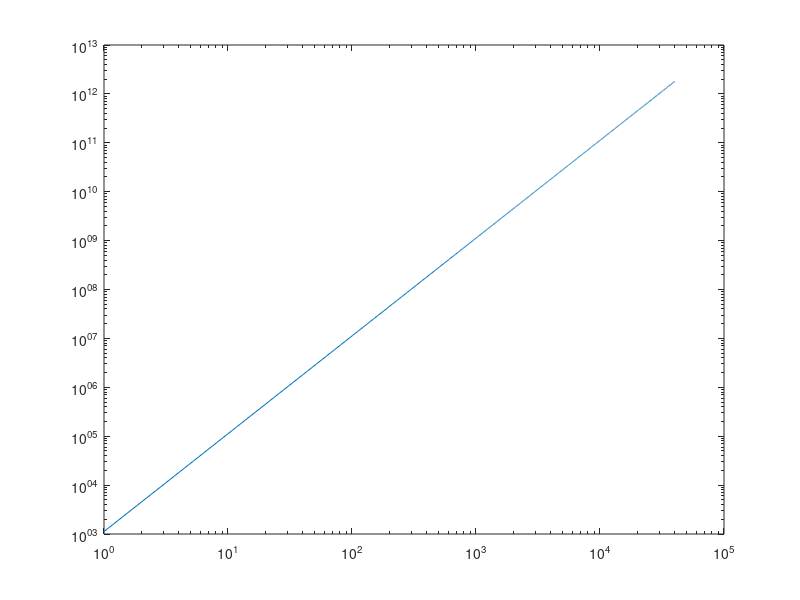

Write MATLAB code to recreate this figure. (Note: this script raises an error after producing the figure.)
% Task-1
% Free-Space and Flat Earth Path Loss Models 
% Plot and compare the path loss (dB) for the free-space and flat specular surface models at 800 MHz versus distance on a log-scale for distances from 1 m to 40 km. Assume that the antennas are isotropic and have a height of 10 m. (Use the sinusoidal path loss equation on page 28 Lecture 4 for simulating the flat surface model) 

fc=800*10^6; %frequency 
hb=10; %transmission antenna length
hm=10;% receiver antenna length
d=1:10:40000;
c=3*10^8;%speed of light
lamda=c/fc;
L_free_space=(((4*pi)^2)*(d.^2))./(lamda^2);
loglog(d,L_free_space)
L_flat_earth = (((lamda./(4.*pi.*d)).^2).*4.*(sin((2*pi*ht*hr)./(lamda.*d))).^2).^-1;
hold on
loglog(d,L_flat_earth)
xlabel('Path Length, d (m)')
ylabel('Path Loss (dB)')
title('Free-Space and Flat Earth Path Loss')
 
 

